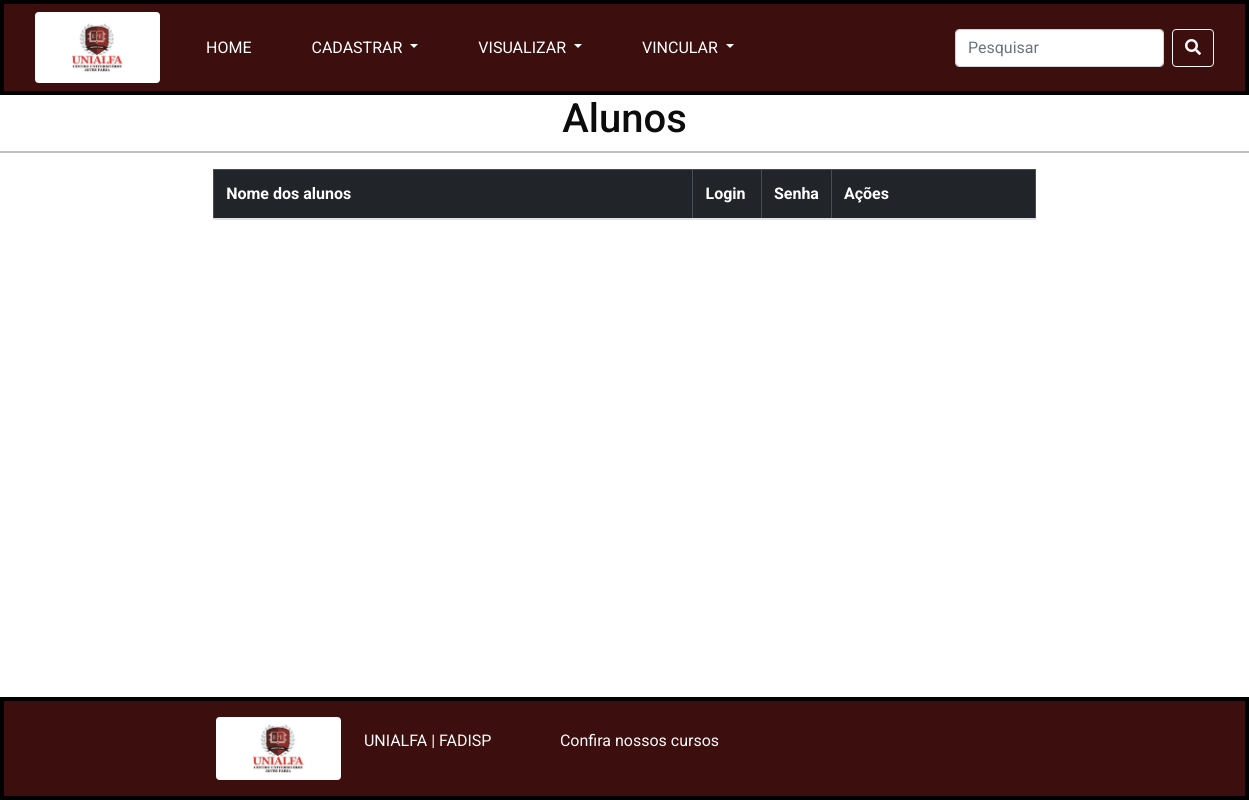
The page /listar_alunos/ on the database as committed earlier.
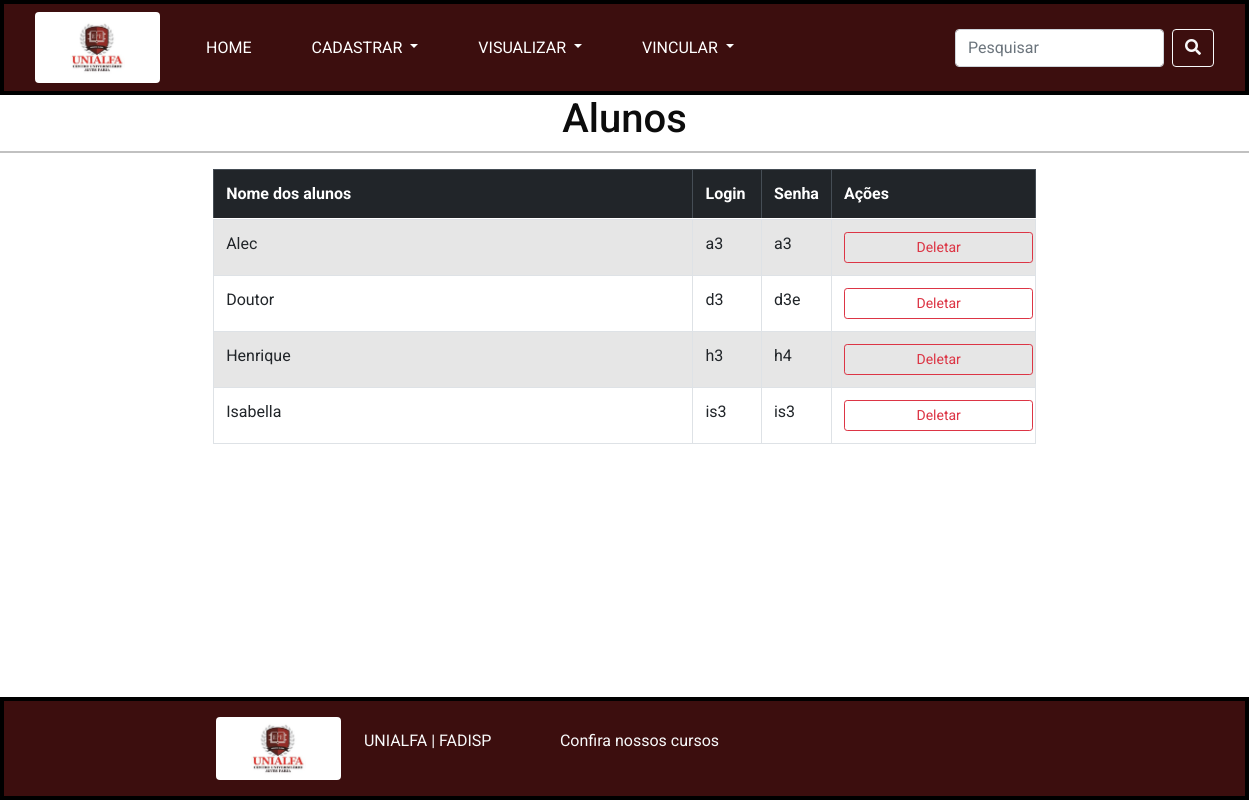
The same page on the database as committed later.
### app_qts/models.py (models this page shows)
class Aluno(models.Model): #herda da classe models.Model
    id_aluno = models.AutoField(primary_key=True)
    nome = models.TextField(max_length=255)
    login = models.TextField(max_length=50, default="sem login")
    senha = models.TextField(max_length=50, default="sem senha")

### app_qts/views.py (the view)
# urls.py: path('listar_alunos/',views.listar_alunos,name='listar_alunos'),
def listar_alunos(request):
    todos_alunos = Aluno.objects.all() # Objetos alunos
    todos_alunos_ordenados = [] # receberá os alunos ordenados
    tabela_alunos = [] # Receberá a tabela a ser mostrada no tamplate
    for als in todos_alunos:
        todos_alunos_ordenados.append(str(als.nome))
    todos_alunos_ordenados = ordena_nomes_quickSort(todos_alunos_ordenados)
    print(f'Lista de alunos ordenada: \n  {todos_alunos_ordenados}')
    for als_ord in todos_alunos_ordenados:
        for als in todos_alunos: # Comparar os alunos ordenados para mostrar os objetos
            if str(als_ord) == str(als.nome):
                tabela_alunos.append({
                    'id_aluno': als.id_aluno,
                    'nome': als.nome,
                    'login': als.login,
                    'senha': als.senha
                })
    context = {'tabela_alunos': tabela_alunos}
    return render(request,'qts/listagem/alunos.html/',context)

### app_qts/views.py (called while the page is built)
def ordena_nomes_quickSort(array_list):
    if len(array_list) <= 1:
        return array_list
    pivo = array_list[0]
    menores = [x for x in array_list[1:] if x < pivo]
    iguais = [x for x in array_list[1:] if x == pivo]
    maiores = [x for x in array_list[1:] if x > pivo]
    return ordena_nomes_quickSort(menores) + [pivo] + iguais + ordena_nomes_quickSort(maiores)

### app_qts/templates/qts/listagem/alunos.html
{% extends 'qts/base.html' %}
{% block conteudo %}
<div class="row text-center">
    <h1>Alunos</h1><hr>
</div>
<div class="row">
    <div class="col cor-padrao-pagina"></div>
    <div class="col-8 justify-content-center">
        <table class="table table-bordered table-striped table-hover">
            <tr>
                <thead class="table-dark">
                    <th class="col-7">Nome dos alunos</th>
                    <th class="col-1">Login</th>
                    <th class="col-1">Senha</th>
                    <th>Ações</th>
                </thead>
            </tr>
            {% for aluno in tabela_alunos %}
            <tr>
                <td>{{aluno.nome}}</td>
                <td> {{aluno.login}} </td>
                <td> {{aluno.senha}} </td>
                <td>
                    {% if aluno.id_aluno %}
                    <a href=" {% url 'deletar_alunos' aluno.id_aluno %} "
                        class="btn btn-outline-danger btn-sm"
                        style="padding-left: 40%; padding-right: 40%;">
                            Deletar
                    </a>
                    {% endif %}
                </td>
            </tr>
            {% endfor %}
        </table>
    </div>
    <div class="col cor-padrao-pagina"></div>
</div>
{% endblock %}

### app_qts/templates/qts/base.html (shortened to what this page needs)
<!doctype html>
{% load static %}
<html lang="en">
<head>
  <link href="https://cdn.jsdelivr.net/npm/bootstrap@5.0.2/dist/css/bootstrap.min.css" rel="stylesheet"
>
  <link rel="stylesheet" href="{% static 'app_qts/css/bootstrap.css' %}">
  <link rel="stylesheet" type="text/css" href="{% static ' app_qts/css/bootstrap.css' %}" />
  <link href="https://cdnjs.cloudflare.com/ajax/libs/font-awesome/5.15.4/css/all.min.css" rel="stylesheet">
  <link rel="stylesheet" type="text/css"
    href="https://cdnjs.cloudflare.com/ajax/libs/OwlCarousel2/2.3.4/assets/owl.carousel.min.css" />
  <link href="{% static 'app_qts/css/font-awesome.min.css' %}" rel="stylesheet" />
  <link rel="stylesheet" href="https://cdnjs.cloudflare.com/ajax/libs/jquery-nice-select/1.1.0/css/nice-select.min.css"
 />
  <link rel="stylesheet" href="https://cdnjs.cloudflare.com/ajax/libs/bootstrap-datepicker/1.3.0/css/datepicker.css">
  <link href="{% static 'app_qts/css2/style.css' %}" rel="stylesheet" />
</head>
<body>
  <div style="background-color: rgb(0, 0, 0);" class="p-1">
    <nav style="background-color: rgb(60, 14, 14) !important; color: white;" class="ms-auto navbar ">
      <div class="container-fluid">
        <div class="header_bottom">
          <nav class="navbar navbar-expand-lg custom_nav-container ">
            <a class="navbar-brand rounded pt-2 pb-2" href="{% url 'home' %}">
              <img src="{% static 'app_qts/images/logo2.jpeg' %}" alt="">
            </a>
            <ul class="navbar-nav ms-auto mb-2 mb-lg-0">
              <li class="nav-item">
                <a class="nav-link active" aria-current="page" href="{% url 'home' %}">Home</a>
              </li>
            </ul>
            <div class="collapse navbar-collapse" id="navbarSupportedContent">
              <ul class="navbar-nav ms-auto mb-2 mb-lg-0">
                <li class="nav-item dropdown">
                  <a class="nav-link dropdown-toggle" href="#" id="navbarDropdown" role="button"
                    data-bs-toggle="dropdown" aria-expanded="false">
                    Cadastrar
                  </a>
                </li>
                <li class="nav-item dropdown">
                  <a class="nav-link dropdown-toggle" href="#" id="navbarDropdown" role="button"
                    data-bs-toggle="dropdown" aria-expanded="false">
                    Visualizar
                  </a>
                </li>
                <li class="nav-item dropdown">
                  <a class="nav-link dropdown-toggle" href="#" id="navbarDropdown" role="button"
                    data-bs-toggle="dropdown" aria-expanded="false">
                    Vincular
                  </a>
                </li>
              </ul>
            </div>
          </div>
          <form class="d-flex" action="{% url 'pesquisa' %}" method="post">
            <input class="form-control me-2" type="text" placeholder="Pesquisar" aria-label="Pesquisar"
              name="pesquisa">
            <button class="btn btn-outline-light" type="submit"><i class="fas fa-search"></i></button>
          </form>
    </nav>
  </div>
  <div class="content">
    {% block conteudo %}
    {% endblock %}
  </div>
  <br>
  <div class="p-1" style="background-color: rgb(0, 0, 0);">
    <div class="footer position-relative">
      <div class="row">
        <div class="col-2"></div>
        <div class="col-2">
          <a class="navbar-brand rounded pt-1 pb-1" href="{% url 'home' %}">
            <img src="{% static 'app_qts/images/logo2.jpeg' %}" alt="">
          </a>
        </div>
        <div class="col-2">
          <a href="https://academico.alfa.br/eportal/index.php?config_path=_clientes/alfanew"
            class="stretched-link text-light btn-link position-absolute top-50 translate-middle">
            <p>UNIALFA | FADISP</p>
          </a>
        </div>
        <div class="col-2">
          <a href="https://www.unialfa.com.br"
            class="stretched-link text-light btn-link position-absolute top-50 translate-middle">
            <p>Confira nossos cursos</p>
          </a>
        </div>
      </div>
    </div>
  </div>
</body>
</html>

### app_qts/static/app_qts/css2/style.css (style rules this page uses)
body { font-family: 'Roboto', sans-serif; color: #0c0c0c; background-color: #ffffff; overflow-x: hidden; }
a, a:hover, a:focus { text-decoration: none; }
.btn, .btn:focus { outline: none !important; -webkit-box-shadow: none; box-shadow: none; }
.navbar-brand { background-color: #ffffff; padding: 15px 35px; }
.navbar-brand img { width: 55px; }
.custom_nav-container { padding: 0; }
.custom_nav-container .navbar-nav .nav-item .nav-link { padding: 3px 15px; margin: 10px 15px; color: #ffffff; text-align: center; text-transform: uppercase; }

### app_qts/templates/qts/base.html (style rules this page uses)
body { display: flex; flex-direction: column; min-height: 100vh; margin: 0; }
.content { flex: 1; }
.footer { background-color: rgb(60, 14, 14) !important; color: white; padding-top: 1rem; padding-bottom: 1rem; }

Rows that differ between the two databases and show on the page:
added Aluno: nome "Alec", login "a3", senha "a3"
added Aluno: nome "Doutor", login "d3", senha "d3e"
added Aluno: nome "Henrique", login "h3", senha "h4"
added Aluno: nome "Isabella", login "is3", senha "is3"
Other text that changed with them:
new list line: "Deletar"
